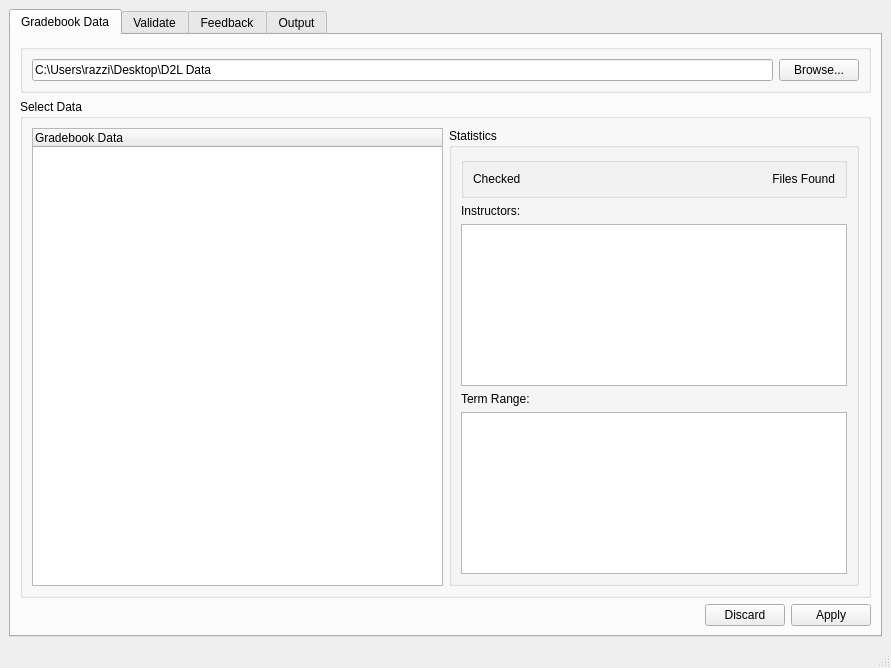
<?xml version="1.0" encoding="UTF-8"?>
<ui version="4.0">
 <class>MainWindow</class>
 <widget class="QMainWindow" name="MainWindow">
  <property name="geometry">
   <rect>
    <x>0</x>
    <y>0</y>
    <width>891</width>
    <height>668</height>
   </rect>
  </property>
  <property name="windowTitle">
   <string>LCC Assessment Data Tool</string>
  </property>
  <widget class="QWidget" name="centralwidget">
   <layout class="QHBoxLayout" name="horizontalLayout">
    <item>
     <widget class="QTabWidget" name="tabWidget">
      <property name="enabled">
       <bool>true</bool>
      </property>
      <property name="tabPosition">
       <enum>QTabWidget::North</enum>
      </property>
      <property name="tabShape">
       <enum>QTabWidget::Rounded</enum>
      </property>
      <property name="currentIndex">
       <number>0</number>
      </property>
      <property name="iconSize">
       <size>
        <width>16</width>
        <height>16</height>
       </size>
      </property>
      <property name="tabsClosable">
       <bool>false</bool>
      </property>
      <property name="tabBarAutoHide">
       <bool>false</bool>
      </property>
      <widget class="QWidget" name="tab">
       <attribute name="title">
        <string>Gradebook Data</string>
       </attribute>
       <attribute name="toolTip">
        <string>Select gradebook information</string>
       </attribute>
       <layout class="QVBoxLayout" name="verticalLayout_6">
        <item>
         <widget class="QGroupBox" name="groupBox">
          <property name="title">
           <string/>
          </property>
          <layout class="QHBoxLayout" name="horizontalLayout_2">
           <item>
            <widget class="QLineEdit" name="lineEdit">
             <property name="enabled">
              <bool>true</bool>
             </property>
             <property name="sizePolicy">
              <sizepolicy hsizetype="Expanding" vsizetype="Fixed">
               <horstretch>0</horstretch>
               <verstretch>0</verstretch>
              </sizepolicy>
             </property>
             <property name="minimumSize">
              <size>
               <width>400</width>
               <height>0</height>
              </size>
             </property>
             <property name="text">
              <string>C:\Users\razzi\Desktop\D2L Data</string>
             </property>
            </widget>
           </item>
           <item>
            <widget class="QPushButton" name="pushButton">
             <property name="sizePolicy">
              <sizepolicy hsizetype="Expanding" vsizetype="Fixed">
               <horstretch>0</horstretch>
               <verstretch>0</verstretch>
              </sizepolicy>
             </property>
             <property name="minimumSize">
              <size>
               <width>80</width>
               <height>0</height>
              </size>
             </property>
             <property name="maximumSize">
              <size>
               <width>80</width>
               <height>16777215</height>
              </size>
             </property>
             <property name="text">
              <string>Browse...</string>
             </property>
            </widget>
           </item>
          </layout>
         </widget>
        </item>
        <item>
         <widget class="QGroupBox" name="groupBox_5">
          <property name="title">
           <string>Select Data</string>
          </property>
          <layout class="QGridLayout" name="gridLayout_5">
           <item row="0" column="1">
            <widget class="QGroupBox" name="groupBox_3">
             <property name="minimumSize">
              <size>
               <width>61</width>
               <height>100</height>
              </size>
             </property>
             <property name="maximumSize">
              <size>
               <width>16777215</width>
               <height>16777215</height>
              </size>
             </property>
             <property name="title">
              <string>Statistics</string>
             </property>
             <layout class="QVBoxLayout" name="verticalLayout_2">
              <item>
               <widget class="QGroupBox" name="groupBox_6">
                <property name="title">
                 <string/>
                </property>
                <layout class="QGridLayout" name="gridLayout_2">
                 <item row="0" column="0">
                  <widget class="QLabel" name="label_4">
                   <property name="sizePolicy">
                    <sizepolicy hsizetype="Ignored" vsizetype="Preferred">
                     <horstretch>0</horstretch>
                     <verstretch>0</verstretch>
                    </sizepolicy>
                   </property>
                   <property name="text">
                    <string>Checked</string>
                   </property>
                  </widget>
                 </item>
                 <item row="0" column="1">
                  <widget class="QLabel" name="label_3">
                   <property name="text">
                    <string>Files Found</string>
                   </property>
                   <property name="alignment">
                    <set>Qt::AlignRight|Qt::AlignTrailing|Qt::AlignVCenter</set>
                   </property>
                  </widget>
                 </item>
                </layout>
               </widget>
              </item>
              <item>
               <widget class="QLabel" name="label">
                <property name="text">
                 <string>Instructors:</string>
                </property>
               </widget>
              </item>
              <item>
               <widget class="QListWidget" name="listWidget"/>
              </item>
              <item>
               <widget class="QLabel" name="label_2">
                <property name="text">
                 <string>Term Range:</string>
                </property>
               </widget>
              </item>
              <item>
               <widget class="QListWidget" name="listWidget_2"/>
              </item>
             </layout>
            </widget>
           </item>
           <item row="0" column="0">
            <widget class="QTreeWidget" name="treeWidget">
             <property name="autoFillBackground">
              <bool>false</bool>
             </property>
             <property name="sizeAdjustPolicy">
              <enum>QAbstractScrollArea::AdjustIgnored</enum>
             </property>
             <property name="showDropIndicator" stdset="0">
              <bool>true</bool>
             </property>
             <property name="dragEnabled">
              <bool>true</bool>
             </property>
             <property name="alternatingRowColors">
              <bool>true</bool>
             </property>
             <property name="selectionMode">
              <enum>QAbstractItemView::MultiSelection</enum>
             </property>
             <property name="selectionBehavior">
              <enum>QAbstractItemView::SelectItems</enum>
             </property>
             <property name="autoExpandDelay">
              <number>-1</number>
             </property>
             <property name="uniformRowHeights">
              <bool>false</bool>
             </property>
             <property name="wordWrap">
              <bool>false</bool>
             </property>
             <property name="headerHidden">
              <bool>false</bool>
             </property>
             <column>
              <property name="text">
               <string>Gradebook Data</string>
              </property>
             </column>
            </widget>
           </item>
          </layout>
         </widget>
        </item>
        <item>
         <widget class="QDialogButtonBox" name="buttonBox">
          <property name="orientation">
           <enum>Qt::Horizontal</enum>
          </property>
          <property name="standardButtons">
           <set>QDialogButtonBox::Apply|QDialogButtonBox::Discard</set>
          </property>
         </widget>
        </item>
       </layout>
      </widget>
      <widget class="QWidget" name="Column">
       <attribute name="title">
        <string>Validate</string>
       </attribute>
       <attribute name="toolTip">
        <string>Configure column settings</string>
       </attribute>
       <layout class="QGridLayout" name="gridLayout">
        <item row="1" column="0" rowspan="3" colspan="2">
         <widget class="QListWidget" name="listWidget_3">
          <item>
           <property name="text">
            <string>Username</string>
           </property>
          </item>
          <item>
           <property name="text">
            <string>FirstName</string>
           </property>
          </item>
          <item>
           <property name="text">
            <string>LastName</string>
           </property>
          </item>
          <item>
           <property name="text">
            <string>RoleId</string>
           </property>
          </item>
          <item>
           <property name="text">
            <string>RoleName</string>
           </property>
          </item>
          <item>
           <property name="text">
            <string>CourseOfferingId</string>
           </property>
          </item>
          <item>
           <property name="text">
            <string>CourseOfferingCode</string>
           </property>
          </item>
          <item>
           <property name="text">
            <string>CourseOfferingName</string>
           </property>
          </item>
          <item>
           <property name="text">
            <string>CourseSectionCode</string>
           </property>
          </item>
          <item>
           <property name="text">
            <string>GradeItemCategoryId</string>
           </property>
          </item>
          <item>
           <property name="text">
            <string>GradeItemCategoryName</string>
           </property>
          </item>
          <item>
           <property name="text">
            <string>GradeItemId</string>
           </property>
          </item>
          <item>
           <property name="text">
            <string>GradeItemName</string>
           </property>
          </item>
          <item>
           <property name="text">
            <string>GradeItemWeight</string>
           </property>
          </item>
          <item>
           <property name="text">
            <string>PointsNumerator</string>
           </property>
          </item>
          <item>
           <property name="text">
            <string>PointsDenominator</string>
           </property>
          </item>
          <item>
           <property name="text">
            <string>GradeValue</string>
           </property>
          </item>
          <item>
           <property name="text">
            <string>GradeLastModified</string>
           </property>
          </item>
         </widget>
        </item>
        <item row="0" column="0">
         <widget class="QLabel" name="label_5">
          <property name="text">
           <string>Select the columns you want or click all columns</string>
          </property>
         </widget>
        </item>
        <item row="1" column="2">
         <widget class="QListWidget" name="listWidget_4"/>
        </item>
        <item row="0" column="1">
         <widget class="QPushButton" name="pushButton_3">
          <property name="text">
           <string>All columns</string>
          </property>
         </widget>
        </item>
        <item row="0" column="2">
         <widget class="QLabel" name="label_6">
          <property name="text">
           <string>Selected Columns:</string>
          </property>
         </widget>
        </item>
        <item row="4" column="2">
         <widget class="QPushButton" name="pushButton_4">
          <property name="text">
           <string>Validate</string>
          </property>
         </widget>
        </item>
       </layout>
      </widget>
      <widget class="QWidget" name="tab_2">
       <attribute name="title">
        <string>Feedback</string>
       </attribute>
       <layout class="QFormLayout" name="formLayout">
        <item row="0" column="0" colspan="2">
         <widget class="QTableWidget" name="tableWidget">
          <property name="minimumSize">
           <size>
            <width>606</width>
            <height>192</height>
           </size>
          </property>
         </widget>
        </item>
       </layout>
      </widget>
      <widget class="QWidget" name="tab_3">
       <attribute name="title">
        <string>Output</string>
       </attribute>
       <layout class="QVBoxLayout" name="verticalLayout">
        <item>
         <widget class="QGroupBox" name="groupBox_2">
          <property name="sizePolicy">
           <sizepolicy hsizetype="Preferred" vsizetype="Expanding">
            <horstretch>0</horstretch>
            <verstretch>0</verstretch>
           </sizepolicy>
          </property>
          <property name="title">
           <string>Load to Database</string>
          </property>
          <layout class="QVBoxLayout" name="verticalLayout_5">
           <item>
            <widget class="QGroupBox" name="DBConnection">
             <property name="sizePolicy">
              <sizepolicy hsizetype="Preferred" vsizetype="Preferred">
               <horstretch>0</horstretch>
               <verstretch>0</verstretch>
              </sizepolicy>
             </property>
             <property name="title">
              <string>Connection Information</string>
             </property>
             <layout class="QVBoxLayout" name="verticalLayout_3">
              <item>
               <widget class="QLabel" name="usernameLabel">
                <property name="text">
                 <string>Username: </string>
                </property>
               </widget>
              </item>
              <item>
               <widget class="QLabel" name="TNSLabel">
                <property name="text">
                 <string>TNS Name:</string>
                </property>
               </widget>
              </item>
              <item>
               <widget class="QGroupBox" name="fallbackConnection">
                <property name="sizePolicy">
                 <sizepolicy hsizetype="Ignored" vsizetype="Preferred">
                  <horstretch>0</horstretch>
                  <verstretch>0</verstretch>
                 </sizepolicy>
                </property>
                <property name="title">
                 <string>Fallback Connection</string>
                </property>
                <layout class="QVBoxLayout" name="verticalLayout_4">
                 <item>
                  <widget class="QLabel" name="serviceLabel">
                   <property name="text">
                    <string>Service:</string>
                   </property>
                  </widget>
                 </item>
                 <item>
                  <widget class="QLabel" name="hostnameLabel">
                   <property name="text">
                    <string>Hostname:</string>
                   </property>
                  </widget>
                 </item>
                 <item>
                  <widget class="QLabel" name="portLabel">
                   <property name="text">
                    <string>Port:</string>
                   </property>
                  </widget>
                 </item>
                </layout>
               </widget>
              </item>
             </layout>
            </widget>
           </item>
           <item>
            <widget class="QLabel" name="DBConnectionStatusLabel">
             <property name="sizePolicy">
              <sizepolicy hsizetype="Preferred" vsizetype="Preferred">
               <horstretch>0</horstretch>
               <verstretch>0</verstretch>
              </sizepolicy>
             </property>
             <property name="text">
              <string>Status: </string>
             </property>
            </widget>
           </item>
           <item>
            <widget class="QLabel" name="label_7">
             <property name="text">
              <string>Task:</string>
             </property>
            </widget>
           </item>
           <item>
            <widget class="QPushButton" name="pushButton_2">
             <property name="sizePolicy">
              <sizepolicy hsizetype="Minimum" vsizetype="Fixed">
               <horstretch>0</horstretch>
               <verstretch>0</verstretch>
              </sizepolicy>
             </property>
             <property name="text">
              <string>Connect</string>
             </property>
            </widget>
           </item>
           <item>
            <widget class="QPushButton" name="DBLoadButton">
             <property name="sizePolicy">
              <sizepolicy hsizetype="Minimum" vsizetype="Fixed">
               <horstretch>0</horstretch>
               <verstretch>0</verstretch>
              </sizepolicy>
             </property>
             <property name="maximumSize">
              <size>
               <width>16777215</width>
               <height>16777215</height>
              </size>
             </property>
             <property name="text">
              <string>Load to Database</string>
             </property>
            </widget>
           </item>
          </layout>
         </widget>
        </item>
        <item>
         <widget class="QGroupBox" name="groupBox_4">
          <property name="sizePolicy">
           <sizepolicy hsizetype="Preferred" vsizetype="Minimum">
            <horstretch>0</horstretch>
            <verstretch>0</verstretch>
           </sizepolicy>
          </property>
          <property name="title">
           <string>Write CSV File</string>
          </property>
          <layout class="QGridLayout" name="gridLayout_3">
           <item row="0" column="0">
            <widget class="QLineEdit" name="outputBrowseBox"/>
           </item>
           <item row="0" column="1">
            <widget class="QPushButton" name="outputBrowseButton">
             <property name="text">
              <string>Browse...</string>
             </property>
            </widget>
           </item>
          </layout>
         </widget>
        </item>
       </layout>
      </widget>
     </widget>
    </item>
   </layout>
  </widget>
  <widget class="QStatusBar" name="statusbar"/>
 </widget>
 <resources/>
 <connections/>
</ui>
